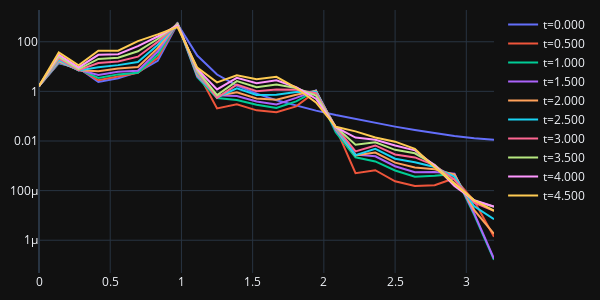

The cell this chart's notebook holds for it:
### Markdown cell above
### Energy spectrum

### Code cell
from scipy.fft import fft, fftfreq


RESOLUTION = 48

# energy spectrum 

u_traj_np = torch.stack(u_traj, -1).cpu().numpy()

N = 10

fig = go.Figure()

for i in range(N):
    space_series = u_traj_np[:, i]
    freqs = fftfreq(RESOLUTION, DOMAIN_SIZE / RESOLUTION)
    spectrum = np.abs(fft(space_series))**2
    fig.add_trace(
        go.Scatter(
            x=freqs[:RESOLUTION//2], y=spectrum[:RESOLUTION//2], mode="lines", name=f"t={i*TIMESTEP:.3f}"
        )
    )
    
fig.update_layout(
    autosize=False,
    width=600,
    height=300,
    margin=dict(l=10, r=10, b=10, t=10),
    template="plotly_dark",
)
# fig.update_xaxes(type="log")
fig.update_yaxes(type="log")
fig.show()
